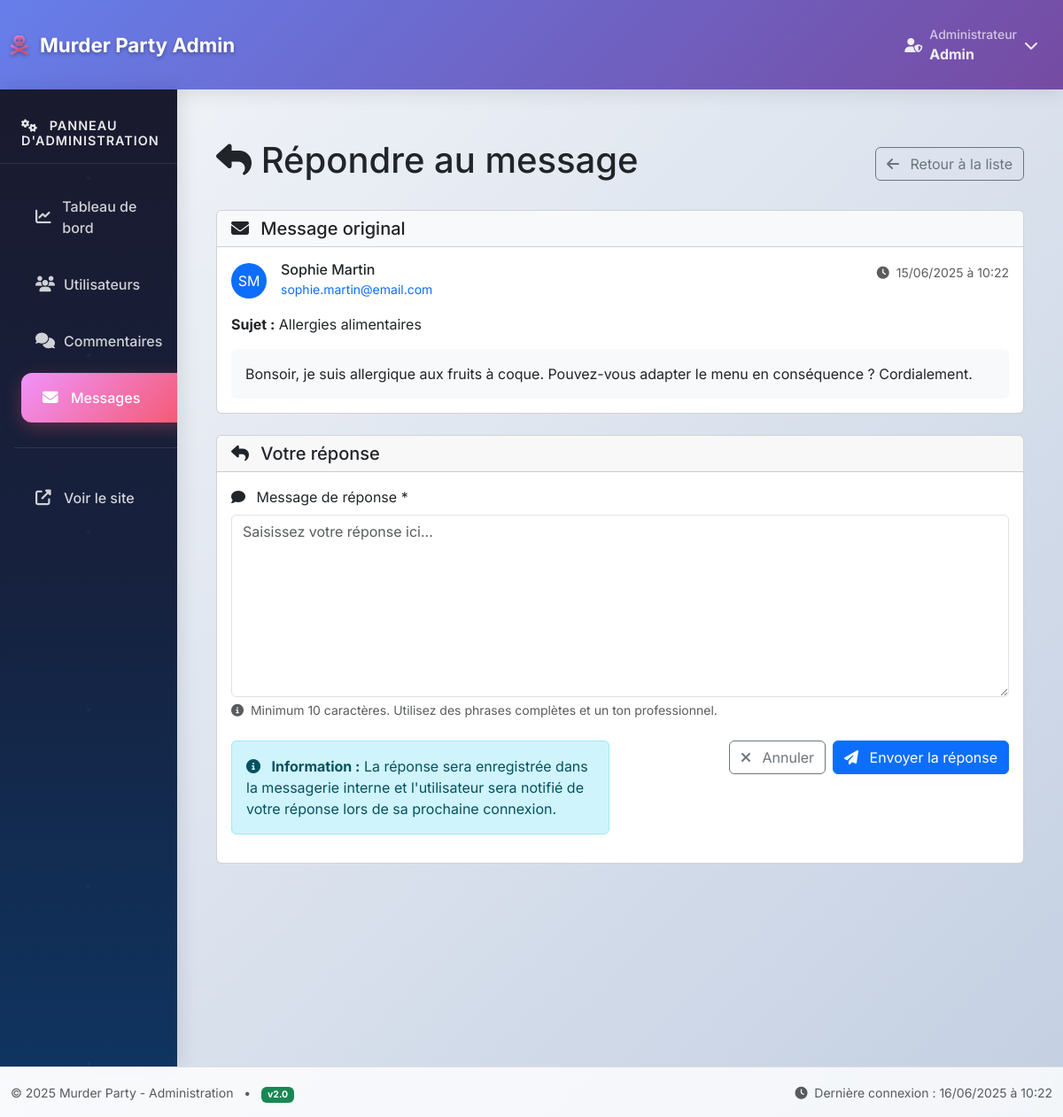
The app's page /gestion/messages/repondre/2 (signed in) with its own data.
### tables this page shows
CREATE TABLE messages (
    id INT AUTO_INCREMENT PRIMARY KEY,
    utilisateur_id INT NOT NULL,
    sujet VARCHAR(255) NOT NULL,
    contenu TEXT NOT NULL,
    lu TINYINT(1) DEFAULT 0,
    date_creation TIMESTAMP DEFAULT CURRENT_TIMESTAMP,
    reponse TEXT NULL,
    date_reponse TIMESTAMP NULL,
    FOREIGN KEY (utilisateur_id) REFERENCES utilisateurs(id) ON DELETE CASCADE,
    INDEX idx_lu (lu),
    INDEX idx_date_creation (date_creation),
    INDEX idx_utilisateur_id (utilisateur_id)
);

CREATE TABLE utilisateurs (
    id INT AUTO_INCREMENT PRIMARY KEY,
    nom VARCHAR(100) NOT NULL,
    prenom VARCHAR(100) NOT NULL,
    email VARCHAR(255) UNIQUE NOT NULL,
    mot_de_passe VARCHAR(255) NOT NULL,
    telephone VARCHAR(20) NULL,
    age INT NULL,
    date_inscription TIMESTAMP DEFAULT CURRENT_TIMESTAMP,
    is_admin TINYINT(1) DEFAULT 0,
    INDEX idx_email (email),
    INDEX idx_is_admin (is_admin)
);

### index.php (called while the page is built)
<?php
require_once('conf/routeur.php');
?>

### model/Message.php (called while the page is built, shortened)
<?php
class Message {
    public static function getById($id) {
        $db = getDB();
        $stmt = $db->prepare("
            SELECT m.*, u.nom, u.prenom, u.email
            FROM messages m
            JOIN utilisateurs u ON m.utilisateur_id = u.id
            WHERE m.id = ?
        ");
        $stmt->execute([$id]);
        return $stmt->fetch();
    }
}
?>

### view/admin/message_repondre.php (the view, shortened to what this page needs)
<?php
include_once('view/admin/header.php');
?>
<div class="container mt-4">
    <div class="row">
        <div class="col-12">
            <div class="d-flex justify-content-between align-items-center mb-4">
                <h1>
                    <i class="fas fa-reply"></i> Répondre au message
                </h1>
                <a href="/gestion/messages" class="btn btn-outline-secondary">
                    <i class="fas fa-arrow-left me-2"></i>
                    Retour à la liste
                </a>
            </div>
        </div>
    </div>
    <?php if (empty($message)): ?>
    <div class="row">
        <div class="col-12">
            <div class="alert alert-danger">
                <i class="fas fa-exclamation-triangle me-2"></i>
                Message introuvable.
            </div>
        </div>
    </div>
    <?php else: ?>
    <div class="row">
        <div class="col-12">
            <div class="card mb-4">
                <div class="card-header bg-light">
                    <h5 class="mb-0">
                        <i class="fas fa-envelope me-2"></i>
                        Message original
                    </h5>
                </div>
                <div class="card-body">
                    <div class="row">
                        <div class="col-md-6">
                            <div class="d-flex align-items-center mb-3">
                                <div class="avatar-sm bg-primary text-white rounded-circle d-flex align-items-center justify-content-center me-3" style="width: 40px; height: 40px;">
                                    <?= strtoupper(substr($message['prenom'], 0, 1) . substr($message['nom'], 0, 1)) ?>
                                </div>
                                <div>
                                    <h6 class="mb-0">
                                        <?= htmlspecialchars($message['prenom'] . ' ' . $message['nom']) ?>
                                    </h6>
                                    <small class="text-muted">
                                        <a href="mailto:<?= htmlspecialchars($message['email']) ?>" class="text-decoration-none">
                                            <?= htmlspecialchars($message['email']) ?>
                                        </a>
                                    </small>
                                </div>
                            </div>
                        </div>
                        <div class="col-md-6 text-end">
                            <small class="text-muted">
                                <i class="fas fa-clock me-1"></i>
                                <?= date('d/m/Y à H:i', strtotime($message['date_creation'])) ?>
                            </small>
                        </div>
                    </div>
                    <div class="mb-3">
                        <strong>Sujet :</strong> <?= htmlspecialchars($message['sujet']) ?>
                    </div>
                    <div class="bg-light p-3 rounded">
                        <?= nl2br(htmlspecialchars($message['contenu'])) ?>
                    </div>
                </div>
            </div>
            <?php if (!$succes): ?>
            <div class="card">
                <div class="card-header">
                    <h5 class="mb-0">
                        <i class="fas fa-reply me-2"></i>
                        Votre réponse
                    </h5>
                </div>
                <div class="card-body">
                    <form method="POST" action="/gestion/messages/repondre/<?= $message['id'] ?>">
                        <div class="mb-4">
                            <label for="reponse" class="form-label">
                                <i class="fas fa-comment me-2"></i>
                                Message de réponse *
                            </label>
                            <textarea
                                class="form-control"
                                id="reponse"
                                name="reponse"
                                rows="8"
                                placeholder="Saisissez votre réponse ici..."
                                required><?= htmlspecialchars($_POST['reponse'] ?? '') ?></textarea>
                            <div class="form-text">
                                <i class="fas fa-info-circle me-1"></i>
                                Minimum 10 caractères. Utilisez des phrases complètes et un ton professionnel.
                            </div>
                        </div>
                        <div class="row">
                            <div class="col-md-6">
                                <div class="alert alert-info">
                                    <i class="fas fa-info-circle me-2"></i>
                                    <strong>Information :</strong> La réponse sera enregistrée dans la messagerie interne et l'utilisateur sera notifié de votre réponse lors de sa prochaine connexion.
                                </div>
                            </div>
                            <div class="col-md-6">
                                <div class="d-flex justify-content-end gap-2">
                                    <a href="/gestion/messages" class="btn btn-outline-secondary">
                                        <i class="fas fa-times me-2"></i>
                                        Annuler
                                    </a>
                                    <button type="submit" class="btn btn-primary">
                                        <i class="fas fa-paper-plane me-2"></i>
                                        Envoyer la réponse
                                    </button>
                                </div>
                            </div>
                        </div>
                    </form>
                </div>
            </div>
            <?php endif; ?>
        </div>
    </div>
    <?php endif; ?>
</div>
<?php include_once('view/admin/footer.php'); ?>

### view/admin/header.php (style rules this page uses)
:root { --primary-gradient: linear-gradient(135deg, #667eea 0%, #764ba2 100%); --secondary-gradient: linear-gradient(135deg, #f093fb 0%, #f5576c 100%); --dark-gradient: linear-gradient(135deg, #2c3e50 0%, #34495e 100%); --success-gradient: linear-gradient(135deg, #11998e 0%, #38ef7d 100%); --warning-gradient: linear-gradient(135deg, #f093fb 0%, #f5576c 100%); --sidebar-bg: linear-gradient(180deg, #1a1a2e 0%, #16213e 50%, #0f3460 100%); --card-shadow: 0 10px 30px rgba(0,0,0,0.1); --hover-shadow: 0 15px 40px rgba(0,0,0,0.15); }
* { font-family: 'Inter', sans-serif; }
body { background: linear-gradient(135deg, #f5f7fa 0%, #c3cfe2 100%); min-height: 100vh; }

### records on screen
messages: utilisateur.nom "SM", utilisateur.nom "Sophie Martin", utilisateur.email "sophie.martin@email.com", date_creation "15/06/2025 à 10:22", sujet "Allergies alimentaires", contenu "Bonsoir, je suis allergique aux fruits à coque. Pouvez-vous adapter le menu en conséquence ? Cordialement."

### other values on screen
$_SESSION['prenom'] "Admin"
